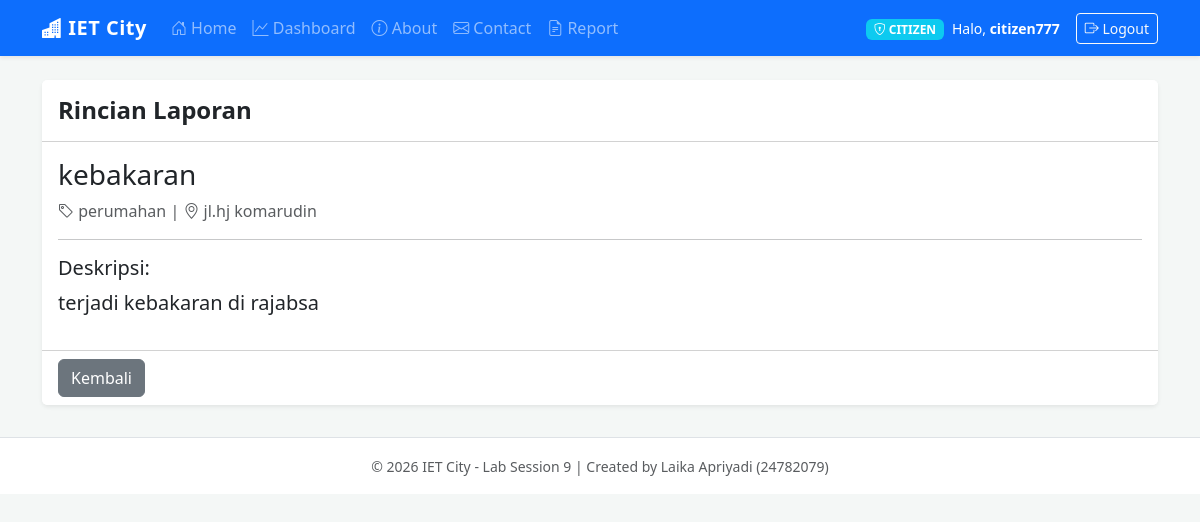
The app's page /report/1/ (signed in) with its own data.
### usermanagement_24782079/models.py (models this page shows, shortened)
class User(AbstractUser):
    is_admin = models.BooleanField(default=False)
    is_member = models.BooleanField(default=True)

### main_app/models.py (models this page shows)
class Report(models.Model):
    title = models.CharField(max_length=200)
    category = models.CharField(max_length=100)
    description = models.TextField()
    location = models.CharField(max_length=200)
    reporter = models.ForeignKey(
        settings.AUTH_USER_MODEL,
        on_delete=models.CASCADE,
        related_name='reports',
        null=True,
        blank=True
    )
    status = models.CharField(
        max_length=20,
        choices=STATUS_CHOICES,
        default='REPORTED'
    )
    created_at = models.DateTimeField(auto_now_add=True)
    updated_at = models.DateTimeField(auto_now=True)

### main_app/views.py (the view)
# urls.py: path('report/<int:pk>/', views.ReportDetailView.as_view(), name='report_detail'),
class ReportDetailView(LoginRequiredMixin, DetailView):
    model = Report
    template_name = 'main_app/report_detail.html'

### main_app/templates/main_app/report_detail.html
{% extends 'base.html' %}
{% block content %}
<div class="card shadow-sm border-0">
    <div class="card-header bg-white py-3">
        <h4 class="mb-0 fw-bold">Rincian Laporan</h4>
    </div>
    <div class="card-body">
        <h3>{{ object.title }}</h3>
        <p class="text-muted"><i class="bi bi-tag"></i> {{ object.category }} | <i class="bi bi-geo-alt"></i> {{ object.location }}</p>
        <hr>
        <h5>Deskripsi:</h5>
        <p class="lead">{{ object.description }}</p>
    </div>
    <div class="card-footer bg-white">
        <a href="{% url 'report_list' %}" class="btn btn-secondary">Kembali</a>
    </div>
</div>
{% endblock %}

### templates/base.html (shortened to what this page needs)
<!DOCTYPE html>
<html lang="id">
<head>
    <link href="https://cdn.jsdelivr.net/npm/bootstrap@5.3.0/dist/css/bootstrap.min.css" rel="stylesheet">
    <link rel="stylesheet" href="https://cdn.jsdelivr.net/npm/bootstrap-icons@1.11.0/font/bootstrap-icons.css">
</head>
<body>
    <nav class="navbar navbar-expand-lg navbar-dark bg-primary shadow-sm mb-4">
        <div class="container">
            <a class="navbar-brand" href="{% url 'home_page' %}">
                <i class="bi bi-buildings-fill"></i> IET City
            </a>
            <div class="collapse navbar-collapse" id="navbarNav">
                <ul class="navbar-nav me-auto">
                    {% if user.is_authenticated %}
                        <li class="nav-item">
                            <a class="nav-link {% if request.resolver_match.url_name == 'home_page' %}active{% endif %}" href="{% url 'home_page' %}">
                                <i class="bi bi-house-door"></i> Home
                            </a>
                        </li>
                        <li class="nav-item">
                            <a class="nav-link {% if 'dashboard' in request.path %}active{% endif %}" href="{% url 'dashboard_main' %}">
                                <i class="bi bi-graph-up"></i> Dashboard
                            </a>
                        </li>
                        <li class="nav-item">
                            <a class="nav-link {% if request.resolver_match.url_name == 'about' %}active{% endif %}" href="{% url 'about' %}">
                                <i class="bi bi-info-circle"></i> About
                            </a>
                        </li>
                        <li class="nav-item">
                            <a class="nav-link {% if request.resolver_match.url_name == 'contact' %}active{% endif %}" href="{% url 'contact' %}">
                                <i class="bi bi-envelope"></i> Contact
                            </a>
                        </li>
                        <li class="nav-item">
                            <a class="nav-link {% if request.resolver_match.url_name == 'report_list' %}active{% endif %}" href="{% url 'report_list' %}">
                                <i class="bi bi-file-earmark-text"></i> Report
                            </a>
                        </li>
                    {% endif %}
                </ul>
                <ul class="navbar-nav ms-auto align-items-center">
                    {% if user.is_authenticated %}
                        <li class="nav-item me-2">
                            <span class="badge {% if user.is_staff %}bg-warning text-dark{% else %}bg-info text-white{% endif %}">
                                <i class="bi bi-shield-lock"></i> {{ user.is_staff|yesno:"ADMIN,CITIZEN" }}
                            </span>
                        </li>
                        <li class="nav-item me-3">
                            <span class="text-white small">Halo, <strong>{{ user.username }}</strong></span>
                        </li>
                        <li class="nav-item">
                            <form action="{% url 'logout' %}" method="post" class="d-inline">
                                <button type="submit" class="btn btn-sm btn-outline-light">
                                    <i class="bi bi-box-arrow-right"></i> Logout
                                </button>
                            </form>
                        </li>
                    {% endif %}
                </ul>
            </div>
        </div>
    </nav>
    <div class="container">
        <main>
            {% block content %}
            {% endblock %}
        </main>
    </div>
    <footer class="text-center text-muted">
        <div class="container">
            <small>&copy; 2026 IET City - Lab Session 9 | Created by Laika Apriyadi (24782079)</small>
        </div>
    </footer>
</body>
</html>

### templates/base.html (style rules this page uses)
body { background-color: #f4f7f6; font-family: 'Segoe UI', Tahoma, Geneva, Verdana, sans-serif; min-height: 100vh; display: flex; flex-direction: column; }
.navbar-brand { font-weight: 800; letter-spacing: 0.5px; }
.nav-link { font-weight: 500; transition: 0.3s; }
main { flex: 1; }
footer { background: #fff; border-top: 1px solid #dee2e6; padding: 1rem 0; margin-top: 2rem; }

### records on screen
User: is_staff "CITIZEN", username "citizen777"
Report: title "kebakaran", category "perumahan", location "jl.hj komarudin", description "terjadi kebakaran di rajabsa"
